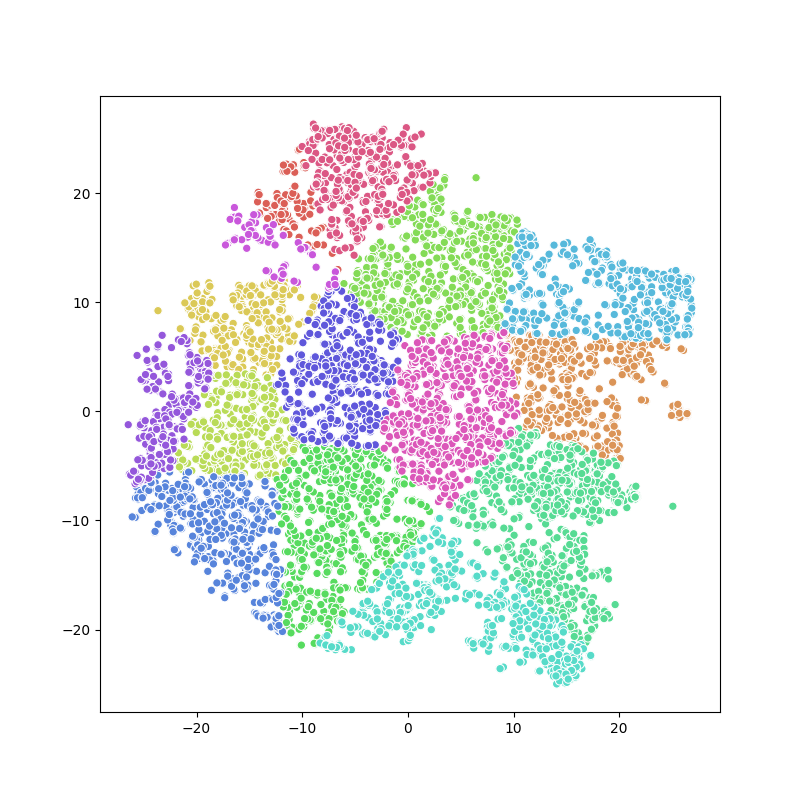

Here is the Python script that generated this plot:
import pandas as pd
import numpy as np

from sklearn.feature_extraction.text import TfidfVectorizer
from sklearn.decomposition import PCA
from sklearn.preprocessing import normalize
from sklearn.decomposition import TruncatedSVD
from sklearn.manifold import TSNE

import random

from scipy.spatial import distance

import seaborn as sns
import matplotlib.pyplot as plt


class KMeans:
    def __init__(self, path, k, iterations, initialise):
        self.path = path
        self.k = k
        self.iterations = iterations
        self.initialise = initialise

    def prepare_data(self):
        """ Dimensionality reduction of data """
        songs = pd.read_csv(self.path)
        songs.fillna(0)
        data = songs['text']
        tf_idf_vectorizer = TfidfVectorizer()
        tf_idf = tf_idf_vectorizer.fit_transform(data)
        X_reduced = TruncatedSVD(n_components=10, random_state=0).fit_transform(tf_idf)
        X_embedded = TSNE(n_components=2, perplexity=50, n_iter=1000, learning_rate=10, verbose=2).fit_transform(X_reduced)
        return X_embedded


    def initialise_centroids(self, array):
        """ Initialise centroids randomly from range of given datapoints """
        mü = {}

        idx = np.random.randint(array.shape[0], size=self.k)
        centroids = array[idx, :]

        for c in range(len(centroids)):
            mü[c] = list(centroids[c])
        return mü

    def assign_clusters(self, mü, array, dist):
        clustering_step = {}
        for K in range(k):
            clustering_step[K] = []
        for x in array:
            distances_dic = {}
            for K in range(self.k):
                d = dist(x, mü[K])
                distances_dic[K] = d
            minimum = min(distances_dic.values())
            best_cluster = list(distances_dic.keys())[list(distances_dic.values()).index(minimum)]
            clustering_step[best_cluster].append(list(x))
        return clustering_step

    def improve_clusters(self, clustering_step):
        """ Improve cluster centroids by calculating mean of clusters """
        mü = {}
        for K in range(k):
            if K in clustering_step.keys():
                if clustering_step[K] == []:
                    idx = np.random.randint(array.shape[0], size=self.k)
                    centroids = array[idx, :]
                    for c in range(len(centroids)):
                        mü[K] = list(centroids[c])
                else:
                    mean = np.mean(clustering_step[K], axis=0)
                    mü[K] = mean
        return mü

    def compare_results(self, clustering_step, compare):
        """ Compare new clusters with previous clusters. If same, break, else continue to improve clusters """
        d = []
        for key, values in clustering_step.items():
            if compare[key] == []:
                break
            else:
                union = set(clustering_step[key][0]).union(set(compare[key][0]))
                intersection = set(clustering_step[key][0]).intersection(set(compare[key][0]))
                difference = union - intersection
                d.append(difference)
        return d

    def clusterings(self, array, dist):
        """ Put algorithm together """
        clusterings = {}
        new_cents = {}
        for new_centroids in range(initialise):
            mü_one = self.initialise_centroids(array)

            for i in range(iterations):
                if i==0:
                    compare = self.assign_clusters(mü_one, array, dist)
                    mü = self.improve_clusters(compare)
                else:
                    clusters = self.assign_clusters(mü, array, dist)
                    mü = self.improve_clusters(clusters)
                    if self.compare_results(clusters, compare) == set():
                        compare = clusters
                        break
                    else:
                        compare = clusters
                clusterings[i] = compare
            new_cents[new_centroids] = clusterings
        return new_cents, mü, clusterings

    def find_best_cluster(self, new_cents, mü):
        """ Find best clustering result in all initialisations and iterations """
        distances = []
        distances_per_cluster = {}
        iters = {}
        all_iterations = {}

        for c in new_cents.keys():
            # c = new initialisation of centroids
            for key in new_cents[c].keys():
                #key = iteration
                for ke in new_cents[c][key].keys():
                    # ke = cluster
                    for l in new_cents[c][key][ke]:
                        d = distance.euclidean(l, mü[ke])
                        distances.append(d)
                    distances_per_cluster[ke] = np.mean(distances)
                iters[key] = np.mean(list(distances_per_cluster.values()))
            all_iterations[c] = iters
        return all_iterations

    def labels_datapoints(self, all_iterations, clusterings):
        """ Prepare labels and datapoints for visualisation of clusters """
        labels = []
        datapoints = []
        for key, value in all_iterations.items():
            for ke, va in all_iterations[key].items():
                if va == min(all_iterations[key].values()):
                    for s,v in clusterings[key].items():
                        l = len(clusterings[key][s])
                        labels.extend([s for i in range(l)])
                        for datapair in v:
                            datapoints.append(tuple(datapair))
        return labels, datapoints

    def visualise_clusters(self, labels, datapoints):
        """ Visualise best cluster model """
        ws = []
        es = []
        for w, e in datapoints:
            ws.append(w)
            es.append(e)

        fig = plt.figure(figsize=(8, 8))
        sns.scatterplot(ws, es, hue=labels, marker="o", palette=sns.color_palette("hls", k), legend=False)
        plt.savefig("teresa_kmeans.png")
        plt.show()



path = "songs_25.csv"
k = 15 # input number of clusters 2 - 10
iterations = 3 # number of improvements of cluster
initialise = 2 # number of new initialisations of mü; 50 - 1000

kmeans = KMeans(path, k, iterations, initialise)
array = kmeans.prepare_data()
new_cents, mü, clusterings = kmeans.clusterings(array, distance.euclidean)
all_iterations = kmeans.find_best_cluster(new_cents, mü)
labels, datapoints = kmeans.labels_datapoints(all_iterations, clusterings)
kmeans.visualise_clusters(labels, datapoints)